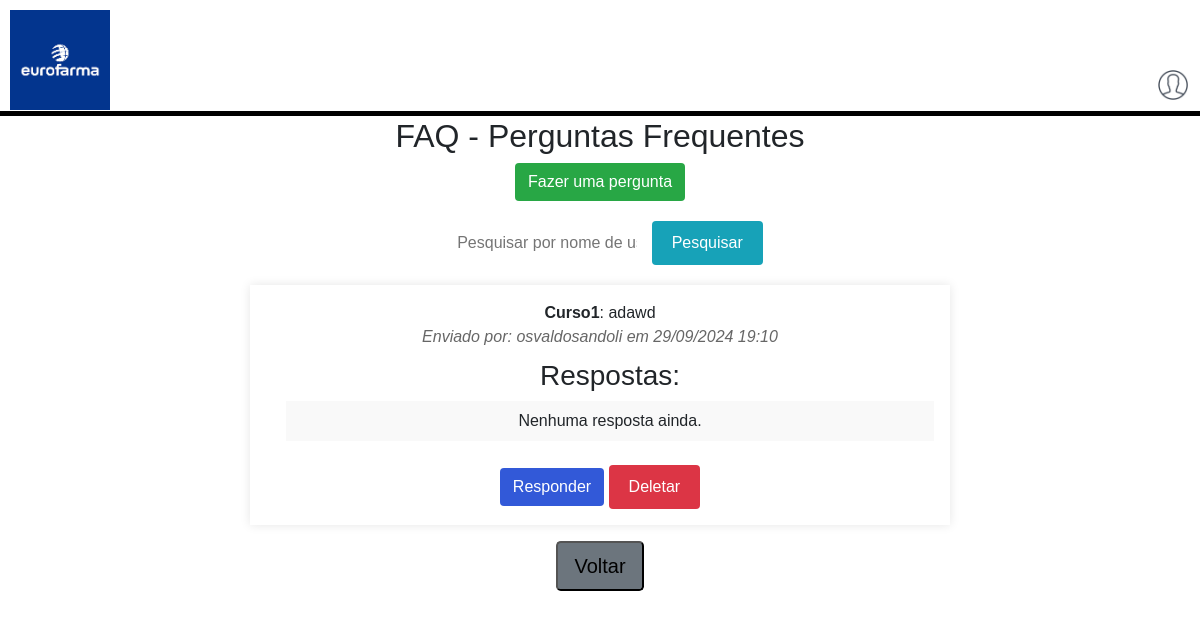
Page /faq/ on the earlier database version.
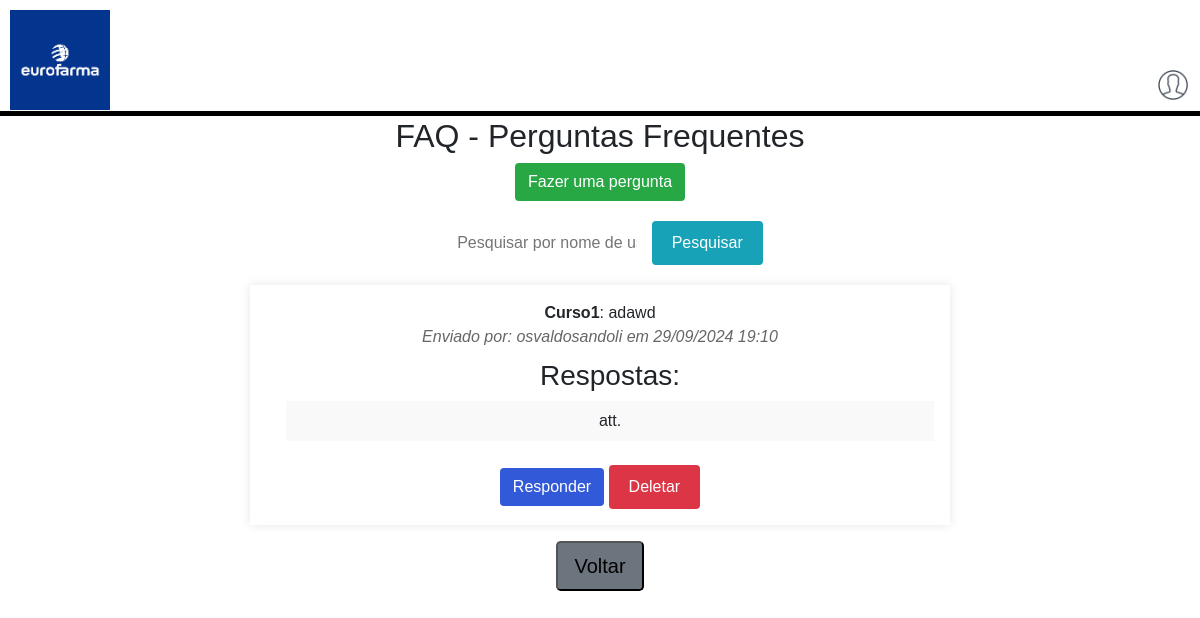
Same page on the later database version.
### core/models.py (models this page shows, shortened)
class Pergunta(models.Model):
    usuario = models.ForeignKey(User, on_delete=models.CASCADE)
    tipo_pergunta = models.ForeignKey('TipoPergunta', on_delete=models.SET_NULL, null=True)
    texto_pergunta = models.TextField()
    data_criacao = models.DateTimeField(default=timezone.now)

class TipoPergunta(models.Model):
    tipo = models.CharField(max_length=100)

class Resposta(models.Model):
    pergunta = models.ForeignKey(Pergunta, on_delete=models.CASCADE, related_name='respostas')
    texto_resposta = models.TextField()
    usuario = models.ForeignKey(User, on_delete=models.SET_NULL, null=True, blank=True)  # Torna opcional
    data_criacao = models.DateTimeField(default=timezone.now)

### core/views.py (the view)
# urls.py: path('faq/', views.faq, name='faq'),
def faq(request):
    query = request.GET.get('q')
    if query:
        perguntas = Pergunta.objects.filter(usuario__username__icontains=query).exclude(usuario__isnull=True)
    else:
        perguntas = Pergunta.objects.all()
    if request.method == 'POST':
        pergunta_id = request.POST.get('pergunta_id')
        pergunta = get_object_or_404(Pergunta, id=pergunta_id)
        form = RespostaForm(request.POST)
        if form.is_valid():
            resposta = form.save(commit=False)
            resposta.pergunta = pergunta
            resposta.save()  # Salva a resposta sem associar a um usuário
            return redirect('faq')
    else:
        form = RespostaForm()
    return render(request, 'core/faq.html', {'perguntas': perguntas, 'form': form})

### core/forms.py
class RespostaForm(forms.ModelForm):
    class Meta:
        model = Resposta
        fields = ['texto_resposta']
        widgets = {
            'texto_resposta': forms.Textarea(attrs={'class': 'form-control', 'rows': 3}),
        }

### core/templates/core/faq.html (shortened to what this page needs)
<!DOCTYPE html>
<html lang="pt-BR">
<head>
    <link rel="stylesheet" type="text/css" href="../../static/core/style_faq.css">
    <link rel="stylesheet" href="https://stackpath.bootstrapcdn.com/bootstrap/4.1.3/css/bootstrap.min.css"
>
</head>
<body>
        <header>
          <div class="hdr">
            <div class="hdr_eur">
              <img class="eur" src="../../static/images/europahma.png" alt="">
            </div>
            <div class="hdr_lgn">
              <img class="icon" src="../../static/images/user.png" alt="">
            </div>
          </div>
        </header>
        <hr>
    <h2>FAQ - Perguntas Frequentes</h2>
    <div class="faq_perguntas">
        <a href="{% url 'cadastro_pergunta' %}">
            <button class="btn bg-success">Fazer uma pergunta</button>
        </a>
    </div>
    <form method="GET" action="{% url 'faq' %}">
        <input type="text" name="q" value="{{ query }}" placeholder="Pesquisar por nome de usuário">
        <button type="submit" class="btn bg-info">Pesquisar</button>
    </form>
    <ul>
        {% for pergunta in perguntas %}
            <li>
                <strong>{{ pergunta.tipo_pergunta.tipo }}</strong>: {{ pergunta.texto_pergunta }}
                <br><em>Enviado por: {{ pergunta.usuario.username }} em {{ pergunta.data_criacao|date:"d/m/Y H:i" }}</em>
                <ul>
                    <h3>Respostas:</h3>
                    {% for resposta in pergunta.respostas.all %}
                        <li>{{ resposta.texto_resposta }} <br></li>
                    {% empty %}
                        <li>Nenhuma resposta ainda.</li>
                    {% endfor %}
                </ul>
                <br>
                <button class="btn" type="button" onclick="document.getElementById('respostaForm{{ pergunta.id }}').style.display='block'">Responder</button>
                <form method="POST" action="{% url 'deletar_pergunta' pergunta.id %}" style="display:inline;">
                    <button type="submit" class="btn bg-danger" onclick="return confirm('Tem certeza que deseja excluir esta pergunta?')">Deletar</button>
                </form>
            </li>
        {% endfor %}
    </ul>
    <a href="{% url 'cadastro_geral' %}"><button class="btn-lg bg-secondary">Voltar</button></a>
</body>
</html>

Differences in the rows shown:
shown differently, row unchanged: Pergunta "adawd": no longer shows "Nenhuma resposta ainda."
added Resposta: texto_resposta "att."
